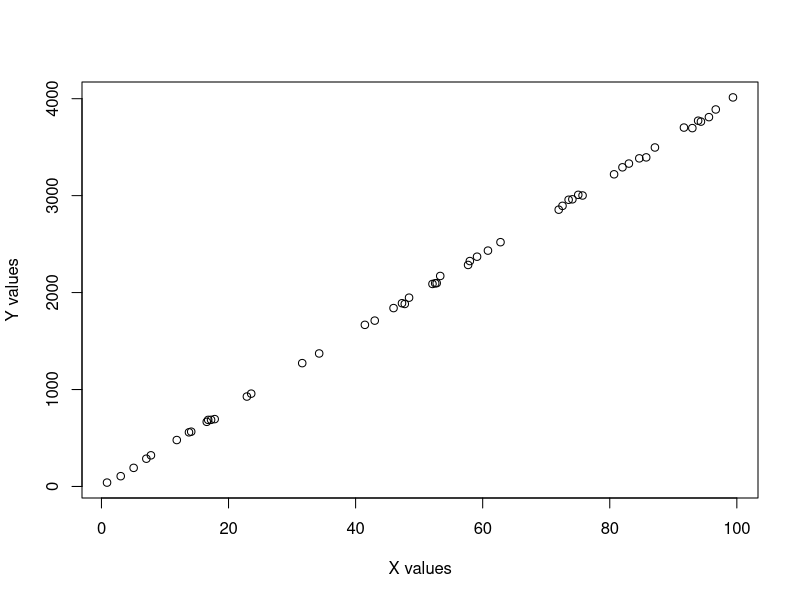

Write R code to recreate this figure.
#sampleDataFunction.R
#
# Purpose:  Template for a single function that would e.g. be
#            sourced from .utilities.R or become one of the components
#            of an R package
#
# Version:  0.2
# Date:     2017 10 09
# Author:   Vicky Lu (vicky.lu@mail.utoronto.ca)
#
# Dependencies:
#           <List dependencies and preconditions>
#
# License: GPL-3 (https://www.gnu.org/licenses/gpl-3.0.en.html)
#
# Version history:
#    <number>  Status / changes
#
# ToDo:
#    <list ...>
#
# ==============================================================================

sampleData <- function(n = 50, min = 0, max = 100, ratio = 40) {
	# Purpose:
	#     Linear models are used to help make future predictions after
  #     exploring the relationships between the x and y variables. We
  #     are trying to understand the independent variable relative to
  #     the dependent variable. The goal at the end of all this is to
  #     retrieve the parameters of our synthetic data, which are the
  #     slope and the y-intercept.
  #
  #
  # Parameters:
	#     regression coefficient:   slope   Represents the rate of the
  #                                       variable y as a function of x.
  #
	#     intercept:    y-intercept         Tells us where the line is on
  #                                       our model.
	# Details:
	#     The goal at the end of this is to retrieve the parameters of our
  #     data, which are the slope and the y-intercept. Because
  #     these are the key point in generating our y values given an x value.
  #
  #     The function will take in a sample number, the minimum, and maximum
  #     of the independent variable x, and a ratio of x to y
  #
  #     Create a seed for the random generator. This will help generate
  #     random x values
  #
  #     We will calculate hypothetical y values according to a simple linear
  #     equation.
  #
  #     First, create a matrix of n rows and 2 columns
  #     Generate a column of x values (HW[,1]) in the interval
  #     Then, generate a column of y values, (HW[, 2]) with a linear model.
  #     Do this by taking the first column of n numbers in the function and
  #     multiply by the ratio of x to y plus one. Remember that this is the
  #     key point in generating our y values, the ratio and the plus 1.
  #     Add errors/noise to the y values to play around. To do this you add
  #     numbers normally distributed with a mean of 0 and standard deviation.
	#
	# Value:
	#     <type, structure etc. of the single return value. Or:
	#     NA - function is invoked for its side effect of ... <describe>. >
  #     The function will return a matrix of the x and y variables.

	# <code ...>

  set.seed(83)
  M <- matrix(nrow = n, ncol = 2)
  M[,1] <- runif(n, min, max)
  M[,2] <- ratio * M[,1] + 1
  M[,2] <- M[,2] + rnorm(n, 0, 15)
	return(M)
}


# ====  TESTS  =================================================================
# Enter your function tests here...

testSample <- sampleData(50)
plot(testSample, xlab="X values", ylab="Y values")

# [END]
